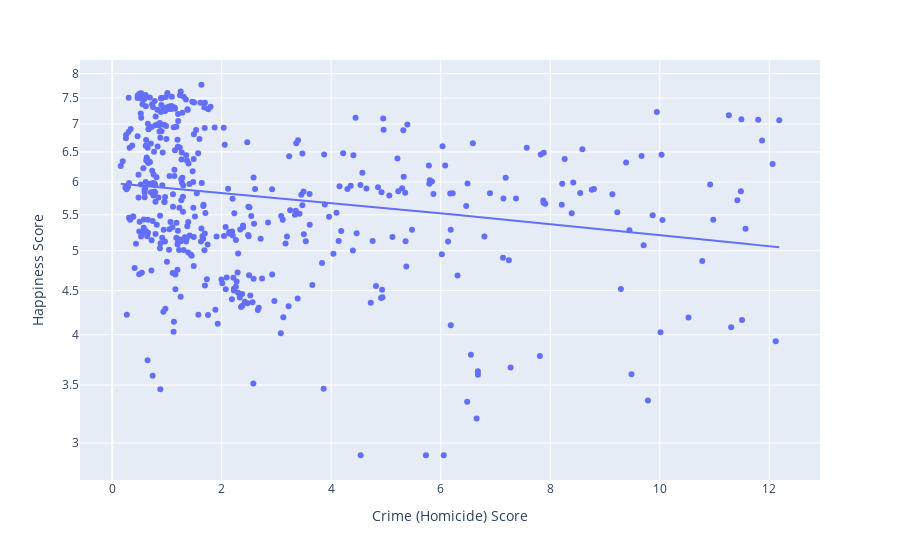

Notebook cell for this chart:
### Code cell
fig = px.scatter(data[data["Crime (Homicide) Score"] < 15], x="Crime (Homicide) Score", y="Happiness Score",hover_name='Country', 
                 log_y=True, trendline="ols", )
fig.show()

### Figure 1 — Plotly figure (JSON) as saved in the notebook; plotly's stock layout.template omitted (floating-point values rounded to 4 significant figures; data arrays with more than 128 entries replaced by an {"elided": "..."} marker saying what was removed)
{"data": [{"hovertemplate": "<b>%{hovertext}</b><br><br>Crime (Homicide) Score=%{x}<br>Happiness Score=%{y}<extra></extra>", "hovertext": {"elided": "450 str values"}, "legendgroup": "", "marker": {"color": "#636efa", "symbol": "circle"}, "mode": "markers", "name": "", "orientation": "v", "showlegend": false, "type": "scatter", "x": {"elided": "450 float values"}, "xaxis": "x", "y": {"elided": "450 float values"}, "yaxis": "y"}, {"hovertemplate": "<b>OLS trendline</b><br>Happiness Score = -0.0772979 * Crime (Homicide) Score + 5.98708<br>R<sup>2</sup>=0.046439<br><br>Crime (Homicide) Score=%{x}<br>Happiness Score=%{y} <b>(trend)</b><extra></extra>", "legendgroup": "", "marker": {"color": "#636efa", "symbol": "circle"}, "mode": "lines", "name": "", "showlegend": false, "type": "scatter", "x": {"elided": "450 float values"}, "xaxis": "x", "y": {"elided": "450 float values"}, "yaxis": "y"}], "layout": {"legend": {"tracegroupgap": 0}, "margin": {"t": 60}, "xaxis": {"anchor": "y", "domain": [0, 1], "title": {"text": "Crime (Homicide) Score"}}, "yaxis": {"anchor": "x", "domain": [0, 1], "title": {"text": "Happiness Score"}, "type": "log"}}}
